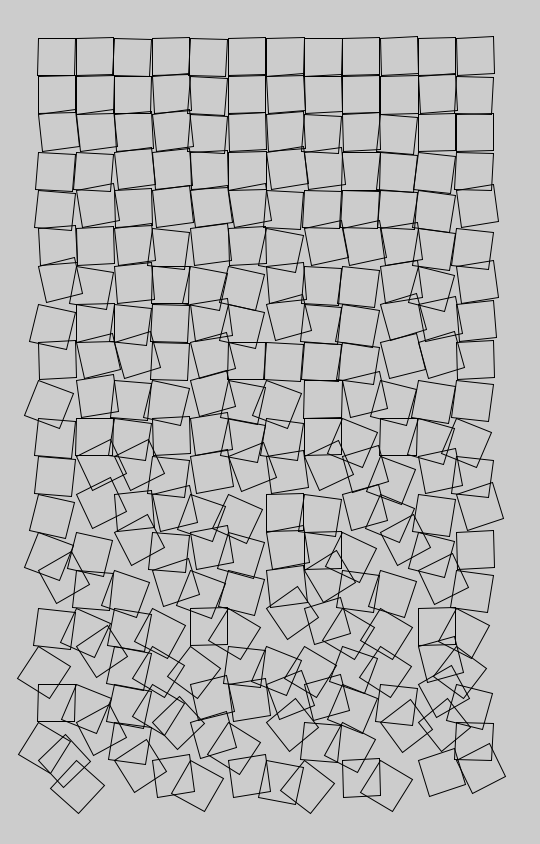
Frame 1 (no input)
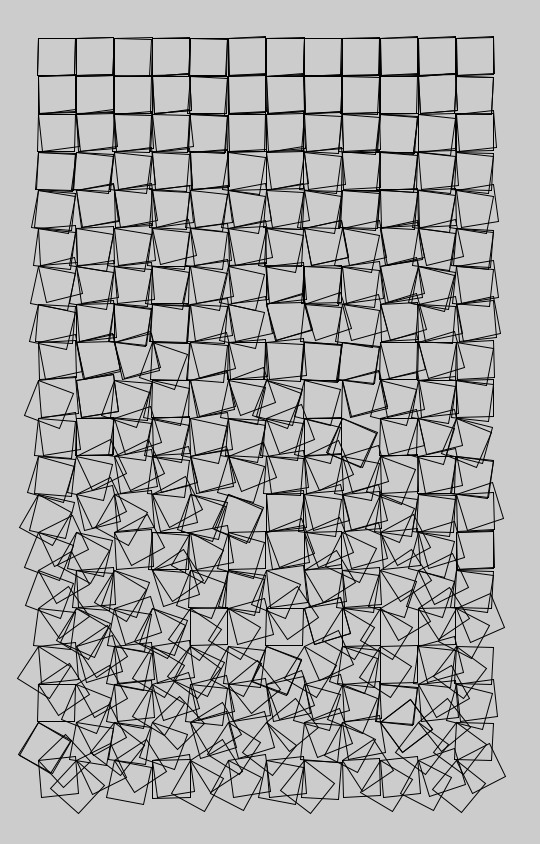
Frame 2 (the mouse pressed at the canvas centre, redrawn once)

The Processing sketch that drew these frames (run headless with seeded random() and noise(); the mouse was pressed at the canvas centre and the sketch redrawn once):

// Processing sketch: processing_109349
// ── processing_109349.pde

int sqsize = 38;
int cols = 12, rows = 20;

void setup() {
  size(540,844);
  noLoop();
}

void draw() 
{
  for (float i = 1.0 ; i <= rows; i++)
  {
    for (float j = 1.0 ; j <= cols; j++) 
    {
      noFill();
      stroke(0);
      float angle = radians((i/rows)*random(-45, 45));
      
      pushMatrix();
        translate(j*sqsize, i*sqsize);
        rotate(angle);
        rect(0,0,sqsize,sqsize);
      popMatrix(); 
    }
  }
}
